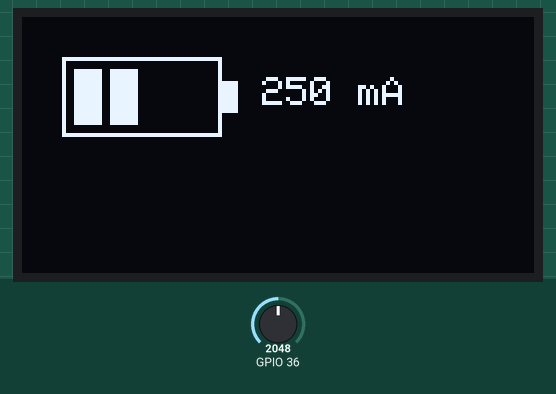
A sketch run on a simulated ESP32. On the bench: 128×64 one-colour display. The inputs (shaded band) are chosen by the test bench; at power-on: GPIO 36 = 2048.

Above: at 1.2 s.
1.3 s: GPIO 36 set to 2866
At 3.0 s:
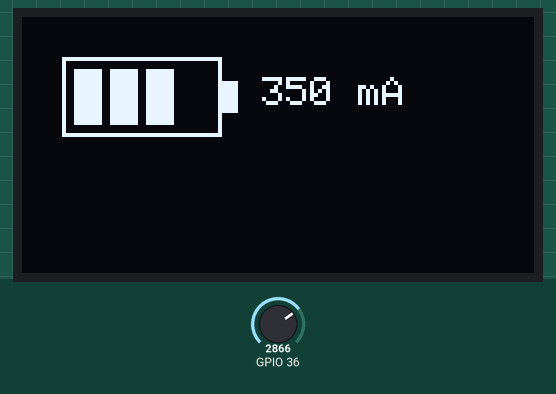
3.6 s: GPIO 36 set to 3603
At 5.3 s:
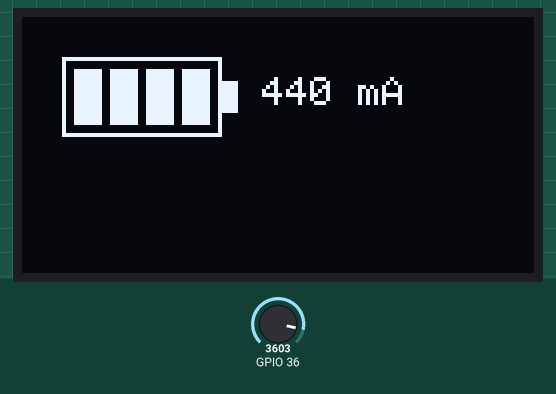
5.6 s: GPIO 36 set to 4095
At 7.5 s:
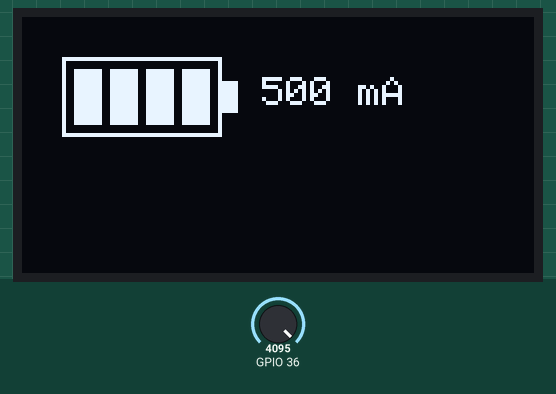
Timing chart, 0 to 9.0 s (numbered marks = the images above; inputs shaded):
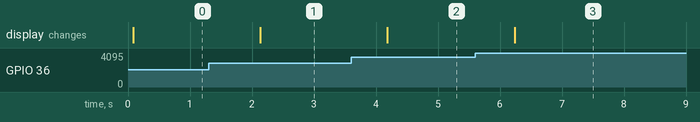

The sketch:

Test_2.ino
```cpp
#include <Wire.h>
#include <Adafruit_GFX.h>
#include <Adafruit_SSD1306.h>

#define SCREEN_WIDTH 128
#define SCREEN_HEIGHT 64
Adafruit_SSD1306 display(SCREEN_WIDTH, SCREEN_HEIGHT, &Wire, -1);

void setup() {
  Wire.begin(21, 22); // SDA, SCL
  display.begin(SSD1306_SWITCHCAPVCC, 0x3C);
  display.clearDisplay();
  display.display();
}

void loop() {
  // Simulated current in mA (replace with real sensor value)
  float current_mA = analogRead(A0) / 4095.0 * 500; // fake range 0–500mA

  // Calculate number of bars (0–4)
  int bars = 0;
  if (current_mA > 100) bars = 1;
  if (current_mA > 200) bars = 2;
  if (current_mA > 300) bars = 3;
  if (current_mA > 400) bars = 4;

  display.clearDisplay();

  // Draw battery outline
  int x = 10, y = 10;
  display.drawRect(x, y, 40, 20, SSD1306_WHITE); // Body
  display.fillRect(x + 40, y + 6, 4, 8, SSD1306_WHITE); // Tip

  // Draw bars
  for (int i = 0; i < bars; i++) {
    display.fillRect(x + 3 + i * 9, y + 3, 7, 14, SSD1306_WHITE);
  }

  // Show simulated current value
  display.setCursor(60, 15);
  display.setTextSize(1);
  display.setTextColor(SSD1306_WHITE);
  display.print(current_mA, 0);
  display.print(" mA");

  display.display();
  delay(1000);
}
```

Measured:
- after the input at 1.3 s, the display: changes after 0.83 s (image 1)
- after the input at 3.6 s, the display: changes after 0.58 s (image 2)
- after the input at 5.6 s, the display: changes after 0.64 s (image 3)
